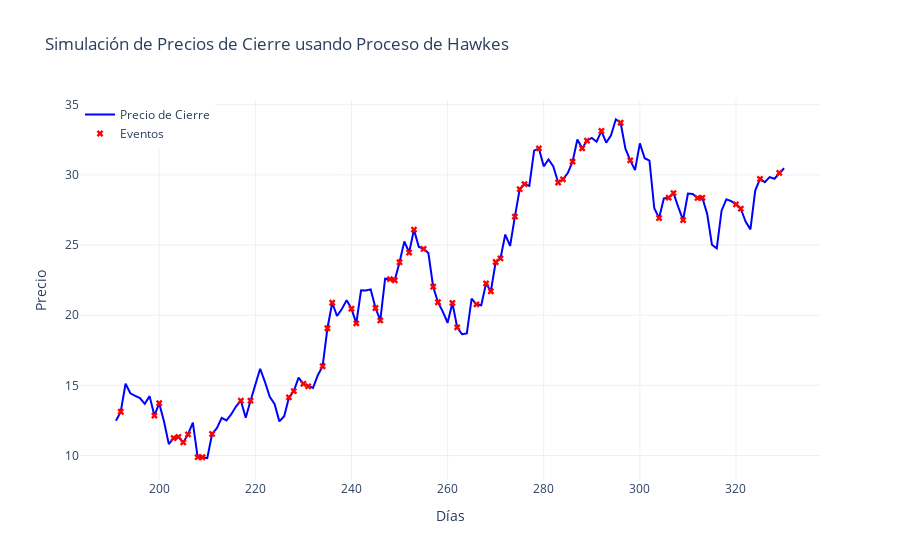

Source (notebook cell):
### Code cell
import numpy as np
import plotly.graph_objs as go
import plotly.express as px

def funcion_intensidad(mu, alpha, beta, eventos, tiempos):
    # Calculate the current intensity of the Hawkes process
    return mu + alpha * np.sum(eventos * np.exp(-beta * (len(eventos) + 1 - tiempos)))

def simulated_hawkes_closing_prices(eventos, lambda_0, alpha, beta, initial_price, daily_volatility, num_days=30):
    number_events = len(eventos)
    
    eventos_historicos = list(eventos)  # Convert to list for modifiability

    # Create an array of times for historical events
    historical_times = np.arange(1, number_events + 1)

    # List to store closing prices
    prices = [initial_price]

    current_intensity = lambda_0  # Current intensity
    
    simulated_events = np.zeros(1)
    
    for i in range(1, num_days + 1):
        # Update the historical times by adding the new time
        historical_times = np.append(historical_times, number_events + i)

        P = 1 - np.exp(-current_intensity)
        
        price_change = 0  # Initialize price change for the day
        
        if np.random.uniform() < P:
            eventos_historicos.append(1)
            # Calculate price change based on the number of events
            event_price_change = np.random.normal(loc=0, scale=daily_volatility)
            price_change += event_price_change
            simulated_events = np.append(simulated_events, 1)
        else:
            simulated_events = np.append(simulated_events, 0)
            eventos_historicos.append(0)

        # Update the current intensity of the Hawkes process
        current_intensity = funcion_intensidad(lambda_0, alpha, beta, eventos_historicos, historical_times)
        
        price_change += np.random.normal(loc=0, scale=daily_volatility)
        new_price = prices[-1] + price_change
        prices.append(new_price)

    # Times from 1 to num_days to match prices length
    times = np.arange(1, num_days + 1) + number_events

    return times, prices, simulated_events

# Model parameters
lambda_0 = 0.5  # Base intensity
alpha = 0.8     # Event impact
beta = 1.5      # Decay rate
initial_price = 10  # Initial price
daily_volatility = 1  # Daily volatility
num_days = 140  # Number of days

# Initialize the events list
events = eventos_si_no  # Example initialization, replace with your actual 'eventos_si_no'

# Simulation
times, prices, simulated_events = simulated_hawkes_closing_prices(events, lambda_0, alpha, beta, initial_price, daily_volatility, num_days)

# Create Plotly plot
fig = go.Figure()

# Add the closing prices line plot
fig.add_trace(go.Scatter(
    x=times,
    y=prices[1:],  # Skip the initial price to match the time series length
    mode='lines',
    name='Precio de Cierre',
    line=dict(color='blue')
))

# Identify the times of events (where the events are 1)
event_times = [i + 1 for i, e in enumerate(simulated_events) if e == 1 and i < num_days]  # Adjust index to match times

# Add the scatter plot for events
fig.add_trace(go.Scatter(
    x=np.array(event_times) + len(events),
    y=[prices[i] for i in event_times],
    mode='markers',
    name='Eventos',
    marker=dict(color='red', symbol='x')
))

# Update the layout
fig.update_layout(
    title='Simulación de Precios de Cierre usando Proceso de Hawkes',
    xaxis_title='Días',
    yaxis_title='Precio',
    legend=dict(x=0, y=1),
    template='plotly_white'
)

# Show the plot
fig.show()

### Figure 1 — Plotly figure (JSON) as saved in the notebook; plotly's stock layout.template omitted (floating-point values rounded to 4 significant figures; data arrays with more than 128 entries replaced by an {"elided": "..."} marker saying what was removed)
{"data": [{"line": {"color": "blue"}, "mode": "lines", "name": "Precio de Cierre", "type": "scatter", "x": {"elided": "140 int values"}, "y": {"elided": "140 float values"}}, {"marker": {"color": "red", "symbol": "x"}, "mode": "markers", "name": "Eventos", "type": "scatter", "x": [192, 199, 200, 203, 204, 205, 206, 208, 209, 211, 217, 219, 227, 228, 230, 231, 234, 235, 236, 240, 241, 245, 246, 248, 249, 250, 252, 253, 255, 257, 258, 261, 262, 266, 268, 269, 270, 271, 274, 275, 276, 279, 283, 284, 286, 288, 289, 292, 296, 298, 304, 306, 307, 309, 312, 313, 320, 321, 325, 329], "y": [13.12, 12.85, 13.73, 11.25, 11.33, 10.93, 11.5, 9.884, 9.877, 11.54, 13.91, 13.91, 14.14, 14.59, 15.11, 14.93, 16.36, 19.07, 20.89, 20.46, 19.42, 20.51, 19.63, 22.57, 22.49, 23.78, 24.47, 26.1, 24.72, 22.03, 20.92, 20.87, 19.13, 20.77, 22.26, 21.71, 23.79, 24.05, 27.03, 28.98, 29.34, 31.89, 29.46, 29.68, 30.94, 31.9, 32.44, 33.12, 33.71, 31.04, 26.93, 28.37, 28.7, 26.78, 28.36, 28.36, 27.9, 27.59, 29.71, 30.14]}], "layout": {"legend": {"x": 0, "y": 1}, "title": {"text": "Simulación de Precios de Cierre usando Proceso de Hawkes"}, "xaxis": {"title": {"text": "Días"}}, "yaxis": {"title": {"text": "Precio"}}}}
